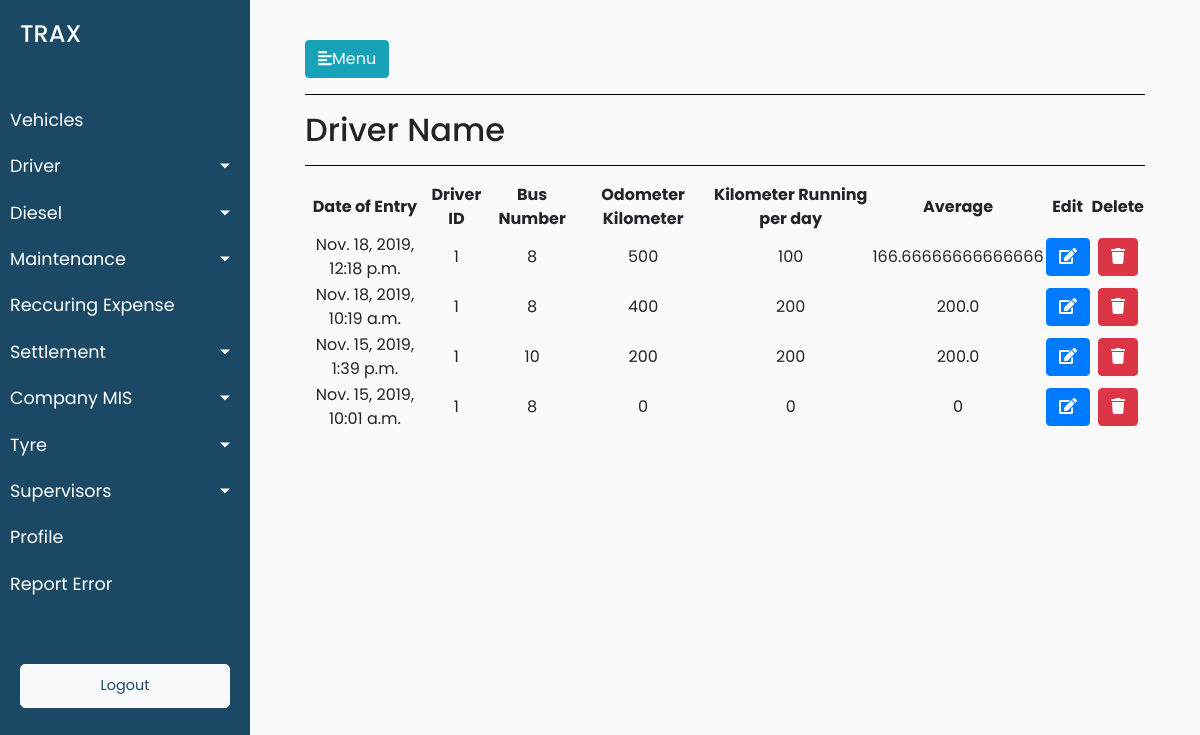
The app's page /driver/drivers_details/1, older data.
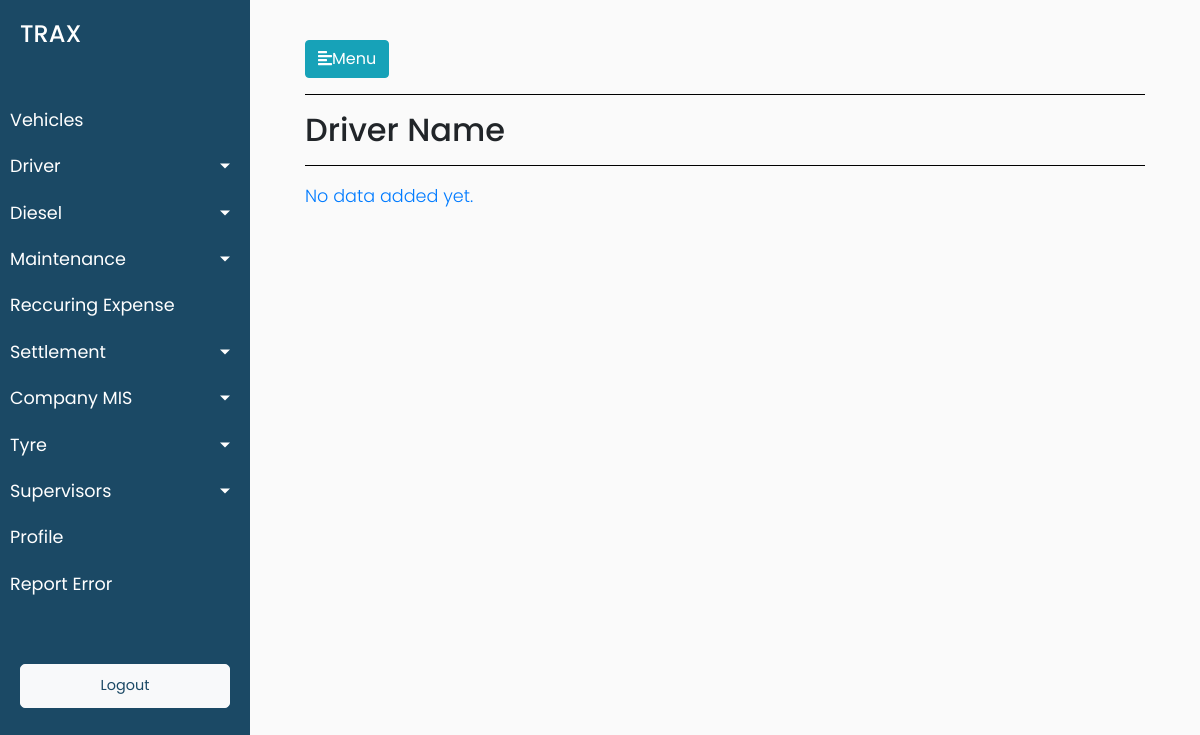
The same page, newer data.
### trax_vehicle_manager_data/models.py (models this page shows, shortened)
class Drivers_Odometer_Data(models.Model):
        drivers_odometer_data_date_of_entry = models.DateTimeField(default=timezone.now)
        drivers_odometer_data_driver_id = models.ForeignKey(Drivers, on_delete = models.CASCADE)
        drivers_odometer_data_mobile_number = models.CharField(max_length=12,blank=True)
        drivers_odometer_data_vehicle_number = models.ForeignKey(Vehicles, on_delete = models.CASCADE,blank=True, null=True)
        drivers_odometer_data_odometer_kilometer = models.CharField(max_length=12,blank=True)
        drivers_odometer_data_cleaner_id = models.ForeignKey(Cleaners, on_delete = models.CASCADE,blank=True, null=True)
        class Meta:
                verbose_name_plural = "Drivers Odometer List"
                verbose_name = "Driver's Odometer"

class Drivers(models.Model):
        driver_reference_no = models.IntegerField()
        driver_driver_name = models.CharField(max_length=264,default="")
        driver_vehicle_short_number = models.CharField(max_length=12,blank=True)
        driver_vehicle_number = models.CharField(max_length=12,blank=True)
        driver_vehicle_type = models.CharField(max_length=264,blank=True)
        vehicle_type_of_module = models.CharField(max_length=264,blank=True)
        driver_joining_date = models.DateTimeField(default=timezone.now)
        driver_license_number = models.CharField(max_length=264,blank=True)
        driver_aadhar_number = models.CharField(max_length=264,blank=True,default="")
        driver_contact_number = models.CharField(max_length=264,blank=True,default="")
        driver_pan_number = models.CharField(max_length=264,blank=True,default="")
        driver_address_proof = models.CharField(max_length=264,blank=True,default="")
        driver_photoid_proof = models.CharField(max_length=264,blank=True,default="")
        driver_driver_bank_name = models.CharField(max_length=264,default="")
        driver_bank_name = models.CharField(max_length=264,blank=True,default="")
        driver_bank_account_number = models.CharField(max_length=264,blank=True)
        driver_ban_ifsc_code = models.CharField(max_length=264,blank=True,default="")
        driver_bank_branch = models.CharField(max_length=264,blank=True,default="")
        driver_alternate_contact_number=models.CharField(max_length=264,blank=True,default="")
        driver_license_residence_address=models.CharField(max_length=264,blank=True,default="")
        driver_aadhar_card_residence_address=models.CharField(max_length=264,blank=True,default="")
        driver_years_of_experience = models.CharField(max_length=264,blank=True,default="")
        driver_last_employer_name = models.CharField(max_length=264,blank=True,default="")
        driver_years_with_kruze_or_aaron = models.CharField(max_length=264,blank=True,default="")
        def __str__(self):
                return str(self.driver_reference_no)

class Vehicles(models.Model):
        vehicle_ownership_choices = (('ATPL','ATPL'),('AT','AT'),('CT','CT'))
        vehicle_ownership_name = models.CharField(choices=vehicle_ownership_choices,max_length=900,default="AT")
        vehicle_id = models.CharField(max_length=900,blank=True)
        vehicle_number = models.CharField(max_length=900,blank=True)
        vehicle_card_number = models.CharField(max_length=900,blank=True)
        vehicle_seating_capacity = models.CharField(max_length=900,blank=True)
        minimum_average = models.CharField(max_length=900,blank=True)
        incremental_average = models.CharField(max_length=900,blank=True)
        vehicle_current_status = models.CharField(max_length=900,blank=True)
        vehicle_buying_date = models.DateTimeField(blank=True)
        vehicle_type = models.CharField(max_length=900,blank=True)
        vehicle_ownership = models.CharField(max_length=900,blank=True)
        vehicle_ownership_details = models.CharField(max_length=900,blank=True)
        vehicle_manufacturer = models.CharField(max_length=900,blank=True)
        vehicle_registered_number = models.CharField(max_length=900,blank=True)
        driver_id = models.ForeignKey(Drivers, on_delete = models.CASCADE)
        cleaner_id = models.ForeignKey(Cleaners, on_delete = models.CASCADE)
        def __str__(self):
            return str(self.pk)
        class Meta:
                verbose_name_plural = "Vehicles Master List"
                verbose_name = "Vehicle"

### trax_vehicle_manager_data/views.py (the view)
# urls.py: path('driver/drivers_details/<int:pk>',views.drivers_details,name='drivers_details'),
def drivers_details(request,pk):
    driver_odometer_filered_based_on_driver_pk = Drivers_Odometer_Data.objects.filter(drivers_odometer_data_driver_id=Drivers.objects.get(pk=pk)).all()
    objects_odometer_list = []
    for driver_odometer_filered_based_on_driver_pk_single in driver_odometer_filered_based_on_driver_pk:
        objects_odometer_list.append(int(driver_odometer_filered_based_on_driver_pk_single.drivers_odometer_data_odometer_kilometer))
    objects_km_per_day = []
    for i in range(1,len(objects_odometer_list)):
        x = objects_odometer_list[i] - objects_odometer_list[i-1]
        objects_km_per_day.append(x)
    odometer_total = 0
    objects_average_list = []
    for j in range(0,len(objects_km_per_day)):
        odometer_total = (odometer_total+objects_km_per_day[j])
        average_total = odometer_total/(j+1)
        objects_average_list.append(average_total)
    objects_km_per_day.insert(0,0)
    objects_average_list.insert(0,0)
    driver_odometer_km_average_dict = {}
    counter = 0
    driver_odometer_filered_based_on_driver_pk_in_desc = Drivers_Odometer_Data.objects.filter(drivers_odometer_data_driver_id=Drivers.objects.get(pk=pk)).all().order_by('-pk')
    for driver_odometer_filered_based_on_driver_pk_desc in driver_odometer_filered_based_on_driver_pk_in_desc:
        counter = counter + 1
        driver_odometer_km_average_dict[driver_odometer_filered_based_on_driver_pk_desc]=[objects_km_per_day[len(objects_km_per_day)-counter],objects_average_list[len(objects_average_list)-counter]]
    data = {'driver_odometer_filered_based_on_driver_pk':driver_odometer_filered_based_on_driver_pk,'driver_odometer_km_average_dict':driver_odometer_km_average_dict}
    return render(request,'trax_vehicle_manager_data/driver_detail.html',data)

### trax_vehicle_manager_data/templates/trax_vehicle_manager_data/driver_detail.html (shortened to what this page needs)
{% extends 'trax_vehicle_manager_data/base.html' %}
{% load static %}
{% block stylesheets %}
<link rel="stylesheet" href="//cdn.datatables.net/1.10.19/css/jquery.dataTables.min.css">
{% endblock stylesheets %}
{% block content %}
                <hr style="background-color: black">
                <h2>Driver Name</h2>
               <hr style="background-color: black">
                <div>
                {% if driver_odometer_filered_based_on_driver_pk %}
                    <table id="test_table" class="display" style="width:100%;text-align: center">
                        <thead>
                            <tr>
                                <th>Date of Entry</th>
                                <th>Driver ID</th>
                                <th>Bus Number</th>
                                <th>Odometer Kilometer</th>
                                <th>Kilometer Running per day</th>
                                <th>Average</th>
                                <th>Edit</th>
                                <th>Delete</th>
                            </tr>
                        </thead>
                        <tbody>
                            {% for key,value in driver_odometer_km_average_dict.items %}
                            <tr>
                                <td>{{key.drivers_odometer_data_date_of_entry}}</td>
                                <td>{{key.drivers_odometer_data_driver_id}}</td>
                                <td>{{key.drivers_odometer_data_vehicle_number}}</td>
                                <td>{{key.drivers_odometer_data_odometer_kilometer}}</td>
                                <td>{{value.0}}</td>
                                <td>{{value.1}}</td>
                                <td><button class="btn btn-primary"><i class="fa fa-edit"></i></button></td>
                                <td><button class="btn btn-danger"><i class="fa fa-trash"></i></button></td>
                            </tr>
                            {% endfor %}
                        </tbody>
                    </table>
                    {% else %}
                    <p class="no-leads text-primary">No data added yet.</p>
                    {% endif %}
                </div>
            </div>
        </div>
    </div>
{% endblock %}

Row changes from the older to the newer data that the page shows:
removed Drivers_Odometer_Data: drivers_odometer_data_date_of_entry "Nov. 18, 2019, 12:18 p.m.", drivers_odometer_data_driver_id "1", drivers_odometer_data_vehicle_number "8", drivers_odometer_data_odometer_kilometer "500", value "100", value "166.66666666666666"
removed Drivers_Odometer_Data: drivers_odometer_data_date_of_entry "Nov. 18, 2019, 10:19 a.m.", drivers_odometer_data_driver_id "1", drivers_odometer_data_vehicle_number "8", drivers_odometer_data_odometer_kilometer "400", value "200", value "200.0"
removed Drivers_Odometer_Data: drivers_odometer_data_date_of_entry "Nov. 15, 2019, 1:39 p.m.", drivers_odometer_data_driver_id "1", drivers_odometer_data_vehicle_number "10", drivers_odometer_data_odometer_kilometer "200", value "200.0"
removed Drivers_Odometer_Data: drivers_odometer_data_date_of_entry "Nov. 15, 2019, 10:01 a.m.", drivers_odometer_data_driver_id "1", drivers_odometer_data_vehicle_number "8", drivers_odometer_data_odometer_kilometer "0"
Text that changed along with them:
text no longer shown: "Date of Entry Driver ID Bus Number Odometer Kilometer Kilometer Running per day Average Edit Delete"
text now shown: "No data added yet."
